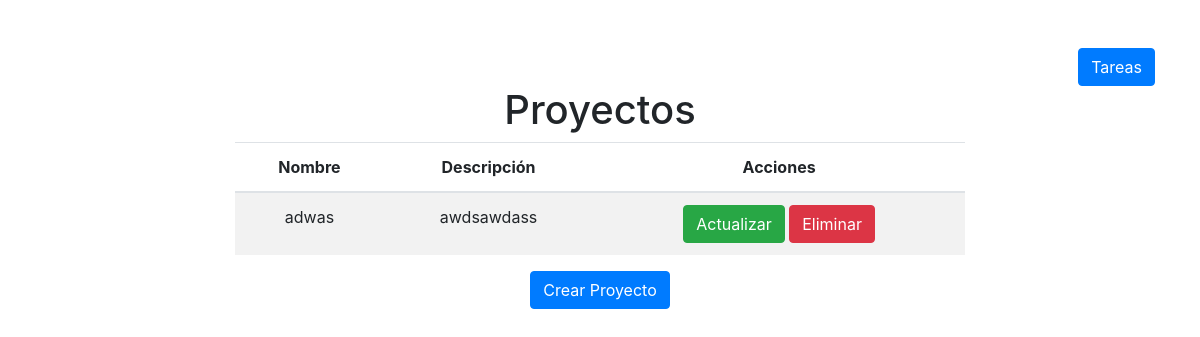
Before: / with the older database file.
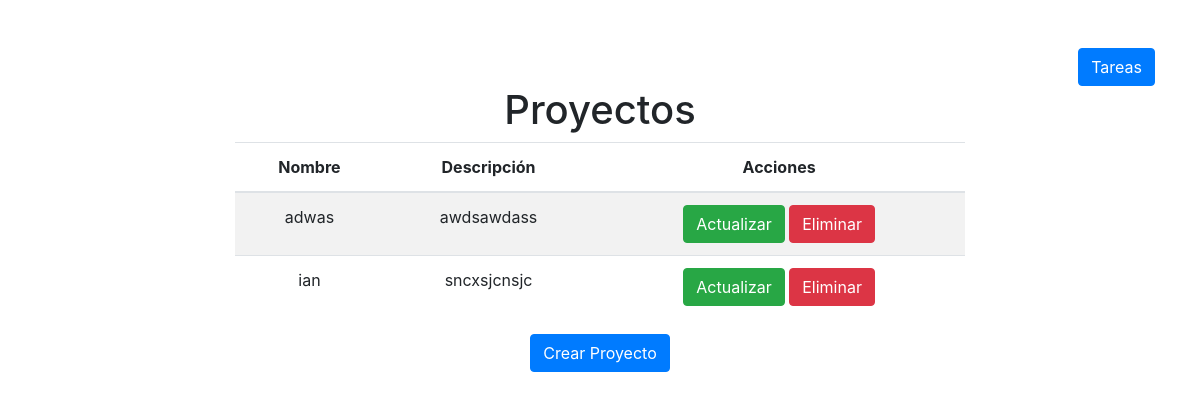
After: the same page with the newer database file.
### ToDoS/models.py (models this page shows, shortened)
class Proyecto(models.Model):
    nombre = models.CharField(max_length=100)
    descripcion = models.TextField()
    fecha_inicio = models.DateField()
    fecha_fin = models.DateField(null=True, blank=True)

### ToDoS/views.py (the view)
# urls.py: path('', lista_proyectos, name='lista_proyectos'),
def lista_proyectos(request):
    proyectos = Proyecto.objects.all()
    return render(request, 'lista_proyectos.html', {'proyectos': proyectos})

### templates/lista_proyectos.html (shortened to what this page needs)
<!DOCTYPE html>
<html>
<head>
    <link href="https://stackpath.bootstrapcdn.com/bootstrap/4.5.2/css/bootstrap.min.css" rel="stylesheet">
</head>
<body>
    <div class="container mt-5">
        <div class="text-right mt-3">
            <a href="{% url 'lista_tareas' %}" class="btn btn-primary">Tareas</a>
        </div>
        <h1 class="text-center">Proyectos</h1>
        <div class="row justify-content-center">
            <div class="col-md-8">
                <table class="table table-striped">
                    <thead>
                        <tr>
                            <th class="text-center" scope="col">Nombre</th>
                            <th class="text-center" scope="col">Descripción</th>
                            <th class="text-center" scope="col">Acciones</th>
                        </tr>
                    </thead>
                    <tbody>
                        {% for proyecto in proyectos %}
                            <tr>
                                <td class="text-center">{{ proyecto.nombre }}</td>
                                <td class="text-center">{{ proyecto.descripcion }}</td>
                                <td class="text-center">
                                    <div class="text-center">
                                        <a href="{% url 'actualizar_proyecto' proyecto.pk %}" class="btn btn-success">Actualizar</a>
                                        <a href="{% url 'eliminar_proyecto' proyecto.pk %}" class="btn btn-danger">Eliminar</a>
                                    </div>
                                </td>
                            </tr>
                        {% endfor %}
                    </tbody>
                </table>
                <div class="text-center mt-3">
                    <a href="{% url 'crear_proyecto' %}" class="btn btn-primary">Crear Proyecto</a>
                </div>
            </div>
        </div>
    </div>
</body>
</html>

Changed rows visible on the page:
added Proyecto: nombre "ian", descripcion "sncxsjcnsjc"
